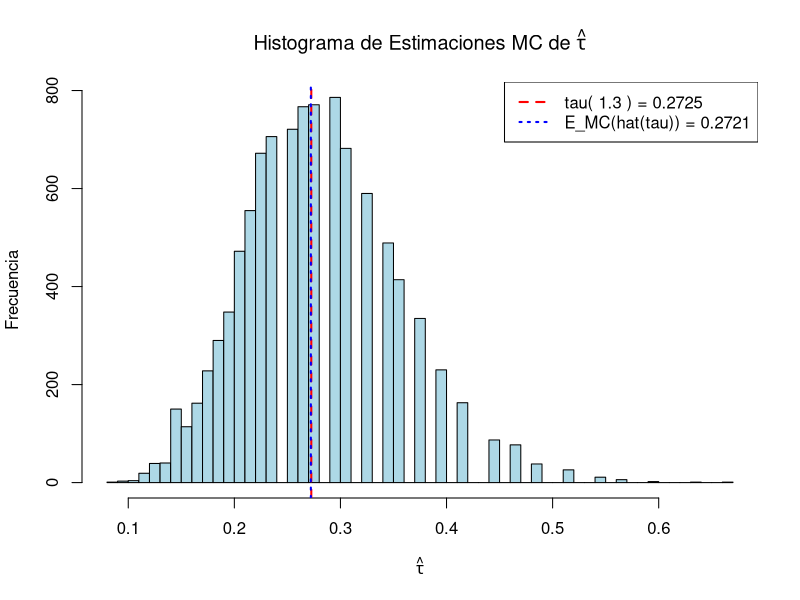
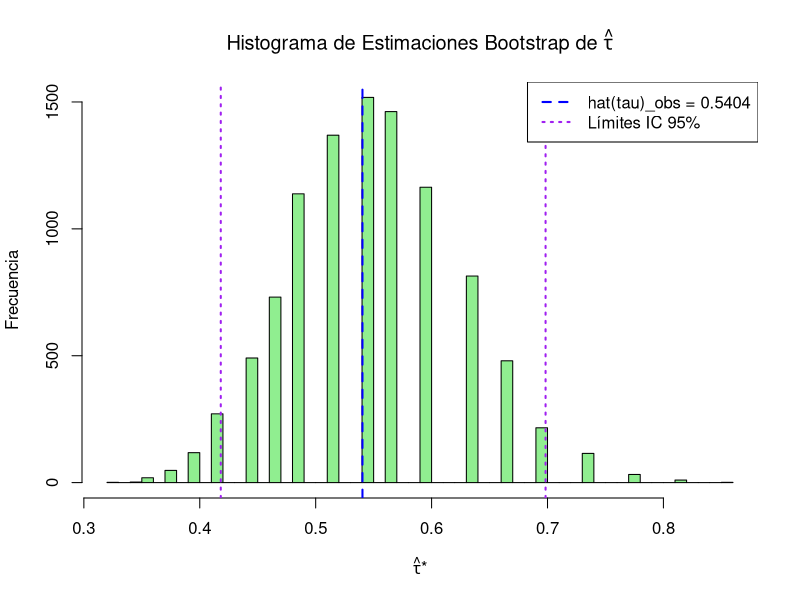

These charts were generated, in order, by the following R code: (Note: a time limit stopped this script after it produced the figures.)
# ==============================================================================
# Script para Análisis Bootstrap y Monte Carlo
# Autor: Gemini AI
# Fecha: 21 de mayo de 2025
#
# Descripción:
# Este script implementa los análisis solicitados en las imágenes adjuntas:
# a) Simulación Monte Carlo para estimar E(tau_hat) y V(tau_hat) con theta conocido.
# b) Bootstrap no paramétrico para una muestra observada para estimar tau,
#    V(tau_hat) y un intervalo de confianza.
# c) Estudio de simulación para evaluar la cobertura del intervalo de confianza
#    bootstrap.
# ==============================================================================

# Fijar la semilla para reproducibilidad
set.seed(1234)

# --- Funciones Auxiliares ---

# Estimador para tau(theta) = P(X=0) usando la UMVUE proporcionada
# tau_hat = ((n-1)/n)^(sum(Xi))
# Argumentos:
#   datos_muestra: un vector numérico de observaciones (Xi).
# Retorna:
#   La estimación de tau.
calcular_tau_hat <- function(datos_muestra) {
  n_val <- length(datos_muestra)
  if (n_val == 0) {
    warning("La muestra está vacía.")
    return(NA)
  }
  if (n_val == 1) { # Caso especial n=1
    if (datos_muestra[1] == 0) return(1) else return(0)
  }
  suma_xi <- sum(datos_muestra)
  return(((n_val - 1) / n_val)^suma_xi)
}

# ==============================================================================
# PARTE A: Simulación Monte Carlo (Distribución Conocida)
# ==============================================================================
# Objetivo:
#   Aproximar E(tau_hat) y V(tau_hat) mediante el método Monte Carlo (MC)
#   cuando theta es conocido.
#
# Parámetros para la simulación MC:
#   theta_verdadero_a: Parámetro lambda de la distribución Poisson.
#   n_a: Tamaño de cada muestra generada.
#   B_mc_a: Número de réplicas Monte Carlo.
# ------------------------------------------------------------------------------

cat("Iniciando Parte a: Simulación Monte Carlo...\n")

# Parámetros
theta_verdadero_a <- 1.3
n_a <- 20
B_mc_a <- 10000

# Almacenar las estimaciones de tau_hat
tau_hat_mc_valores <- numeric(B_mc_a)

# Bucle de simulación Monte Carlo
for (b in 1:B_mc_a) {
  # Generar muestra de la distribución Poisson(theta_verdadero_a)
  muestra_mc <- rpois(n = n_a, lambda = theta_verdadero_a)
  # Calcular tau_hat para la muestra generada
  tau_hat_mc_valores[b] <- calcular_tau_hat(muestra_mc)
}

# Calcular aproximaciones de E(tau_hat) y V(tau_hat)
E_tau_hat_mc <- mean(tau_hat_mc_valores)
V_tau_hat_mc <- var(tau_hat_mc_valores)

# Valor verdadero de tau(theta)
tau_verdadero_a <- exp(-theta_verdadero_a)

# Imprimir resultados de la Parte a
cat("--- Resultados Parte a ---\n")
cat("Valor verdadero de tau(theta) para theta =", theta_verdadero_a, ":", tau_verdadero_a, "\n")
cat("Aproximación Monte Carlo de E(tau_hat):", E_tau_hat_mc, "\n")
cat("Aproximación Monte Carlo de V(tau_hat):", V_tau_hat_mc, "\n")

# Generar y guardar histograma de las estimaciones de tau_hat
pdf("histograma_mc_tau_parte_a.pdf")
hist(tau_hat_mc_valores,
     main = expression(paste("Histograma de Estimaciones MC de ", hat(tau))),
     xlab = expression(hat(tau)),
     ylab = "Frecuencia",
     breaks = 50,
     col = "lightblue",
     border = "black")
abline(v = tau_verdadero_a, col = "red", lwd = 2, lty = 2)
abline(v = E_tau_hat_mc, col = "blue", lwd = 2, lty = 3)
legend("topright",
       legend = c(paste("tau(", theta_verdadero_a, ") =", round(tau_verdadero_a, 4)),
                  paste("E_MC(hat(tau)) =", round(E_tau_hat_mc, 4))),
       col = c("red", "blue"),
       lwd = 2, lty = c(2, 3))
dev.off()
cat("Histograma de la Parte a guardado como 'histograma_mc_tau_parte_a.pdf'\n")
cat("--- Fin Parte a ---\n\n")

# ==============================================================================
# PARTE B: Bootstrap No Paramétrico (Muestra Observada)
# ==============================================================================
# Objetivo:
#   Estimar P(X=0) (tau), su varianza, y un intervalo de confianza utilizando
#   el método bootstrap no paramétrico a partir de una muestra observada.
#
# Datos y Parámetros:
#   muestra_obs_b: La muestra de datos observada.
#   B_boot_b: Número de réplicas bootstrap.
#   alpha_b: Nivel de significancia para el intervalo de confianza (1 - confianza).
# ------------------------------------------------------------------------------

cat("Iniciando Parte b: Bootstrap No Paramétrico...\n")

# Muestra observada
muestra_obs_b <- c(1, 2, 0, 0, 1, 1, 0, 1, 0, 0, 1, 1, 0, 1, 1, 0, 0, 1, 1, 0)
n_b <- length(muestra_obs_b)
B_boot_b <- 10000
alpha_b <- 0.05 # Para un IC del 95%

# Calcular tau_hat para la muestra observada original
tau_hat_obs_b <- calcular_tau_hat(muestra_obs_b)

# Almacenar las estimaciones bootstrap de tau_hat
tau_hat_boot_valores_b <- numeric(B_boot_b)

# Bucle de bootstrap no paramétrico
for (b_iter in 1:B_boot_b) {
  # Generar muestra bootstrap (muestreo con reemplazo de la muestra observada)
  muestra_boot_b <- sample(muestra_obs_b, size = n_b, replace = TRUE)
  # Calcular tau_hat para la muestra bootstrap
  tau_hat_boot_valores_b[b_iter] <- calcular_tau_hat(muestra_boot_b)
}

# Estimar la varianza de tau_hat usando bootstrap
V_tau_hat_boot_b <- var(tau_hat_boot_valores_b)

# Calcular el intervalo de confianza bootstrap (método de los percentiles)
CI_tau_boot_b <- quantile(tau_hat_boot_valores_b, probs = c(alpha_b / 2, 1 - alpha_b / 2))

# Imprimir resultados de la Parte b
cat("--- Resultados Parte b ---\n")
cat("Estimación de tau (P(X=0)) para la muestra observada (tau_hat_obs):", tau_hat_obs_b, "\n")
cat("Estimación Bootstrap de V(tau_hat):", V_tau_hat_boot_b, "\n")
cat(paste0((1 - alpha_b) * 100, "% Intervalo de Confianza Bootstrap para tau (percentiles): ["),
    CI_tau_boot_b[1], ", ", CI_tau_boot_b[2], "]\n")

# Generar y guardar histograma de las estimaciones bootstrap de tau_hat
pdf("histograma_bootstrap_tau_parte_b.pdf")
hist(tau_hat_boot_valores_b,
     main = expression(paste("Histograma de Estimaciones Bootstrap de ", hat(tau))),
     xlab = expression(paste(hat(tau),"*")),
     ylab = "Frecuencia",
     breaks = 50,
     col = "lightgreen",
     border = "black")
abline(v = tau_hat_obs_b, col = "blue", lwd = 2, lty = 2)
abline(v = CI_tau_boot_b[1], col = "purple", lwd = 2, lty = 3)
abline(v = CI_tau_boot_b[2], col = "purple", lwd = 2, lty = 3)
legend("topright",
       legend = c(paste("hat(tau)_obs =", round(tau_hat_obs_b, 4)), "Límites IC 95%"),
       col = c("blue", "purple"),
       lwd = 2, lty = c(2, 3))
dev.off()
cat("Histograma de la Parte b guardado como 'histograma_bootstrap_tau_parte_b.pdf'\n")

# Comentario sobre los resultados si la muestra proviniera de Poisson(theta=1.3)
# (valor verdadero de tau(1.3) = exp(-1.3) ~ 0.2725)
tau_verdadero_comparacion <- exp(-1.3)
cat("Comparación con tau(1.3) =", tau_verdadero_comparacion, ":\n")
cat("  La estimación observada tau_hat_obs =", tau_hat_obs_b, "\n")
cat("  El IC Bootstrap [", CI_tau_boot_b[1], ", ", CI_tau_boot_b[2], "] ",
    ifelse(tau_verdadero_comparacion >= CI_tau_boot_b[1] && tau_verdadero_comparacion <= CI_tau_boot_b[2],
           "contiene", "no contiene"), " el valor tau(1.3).\n")
cat("--- Fin Parte b ---\n\n")


# ==============================================================================
# PARTE C: Estudio de Simulación para Cobertura del IC Bootstrap
# ==============================================================================
# Objetivo:
#   Evaluar el desempeño del intervalo de confianza bootstrap no paramétrico
#   mediante un estudio de simulación para verificar su probabilidad de cobertura.
#
# Parámetros:
#   M_c: Número de repeticiones del procedimiento completo (simulaciones).
#   theta_verdadero_c: Parámetro lambda de la Poisson para generar datos.
#   n_c: Tamaño de cada muestra generada en las simulaciones.
#   B_boot_c: Número de réplicas bootstrap para cada IC.
#   alpha_c: Nivel de significancia para los ICs.
# ------------------------------------------------------------------------------

cat("Iniciando Parte c: Estudio de Simulación para Cobertura del IC...\n")
cat("ADVERTENCIA: Esta parte puede tardar varios minutos en completarse.\n")

# Parámetros
M_c <- 1000 # Número de simulaciones
theta_verdadero_c <- 1.3
n_c <- 20
B_boot_c <- 10000 # Número de réplicas bootstrap por simulación
alpha_c <- 0.05 # Para IC del 95%

# Valor verdadero de tau para la simulación
tau_verdadero_c <- exp(-theta_verdadero_c)

# Vector para almacenar los indicadores de cobertura (Z_i)
indicadores_cobertura_Z <- logical(M_c) # TRUE si cubre, FALSE si no

# Bucle principal de simulación (M repeticiones)
for (m_iter in 1:M_c) {
  if (m_iter %% (M_c/10) == 0) { # Imprimir progreso
    cat("  Simulación ", m_iter, " de ", M_c, "...\n")
  }
  
  # i. Generar n_c números aleatorios de Poisson(theta_verdadero_c)
  muestra_sim_c <- rpois(n = n_c, lambda = theta_verdadero_c)
  
  # Almacenar las estimaciones bootstrap para esta simulación
  tau_hat_boot_valores_c_actual <- numeric(B_boot_c)
  
  # ii. Bucle interno de bootstrap no paramétrico
  for (b_iter_c in 1:B_boot_c) {
    muestra_boot_c_actual <- sample(muestra_sim_c, size = n_c, replace = TRUE)
    tau_hat_boot_valores_c_actual[b_iter_c] <- calcular_tau_hat(muestra_boot_c_actual)
  }
  
  # Calcular el IC del (1-alpha_c)*100% (método de percentiles)
  CI_c_actual <- quantile(tau_hat_boot_valores_c_actual,
                          probs = c(alpha_c / 2, 1 - alpha_c / 2),
                          na.rm = TRUE) # na.rm por si alguna muestra bootstrap da problemas (poco probable aquí)
  
  # iii. Definir la variable Z
  if (!any(is.na(CI_c_actual))) { # Asegurarse que el IC se calculó correctamente
    indicadores_cobertura_Z[m_iter] <- (tau_verdadero_c >= CI_c_actual[1] && tau_verdadero_c <= CI_c_actual[2])
  } else {
    indicadores_cobertura_Z[m_iter] <- FALSE # Considerar no cobertura si el IC es NA
  }
}

# Calcular la probabilidad de cobertura empírica
cobertura_observada_c <- mean(indicadores_cobertura_Z)
nivel_confianza_nominal_c <- 1 - alpha_c

# Imprimir resultados de la Parte c
cat("--- Resultados Parte c ---\n")
cat("Valor verdadero de tau(theta) para theta =", theta_verdadero_c, ":", tau_verdadero_c, "\n")
cat("Nivel de confianza nominal:", nivel_confianza_nominal_c, "\n")
cat("Probabilidad de cobertura observada (de", M_c, "simulaciones):", cobertura_observada_c, "\n")

# Prueba de hipótesis para la cobertura (H0: p_cobertura = nivel_nominal)
# (Opcional, pero útil para el reporte)
num_coberturas <- sum(indicadores_cobertura_Z)
prueba_binomial_cobertura <- binom.test(x = num_coberturas,
                                        n = M_c,
                                        p = nivel_confianza_nominal_c)

cat("Prueba binomial para la cobertura (H0: cobertura =", nivel_confianza_nominal_c, "):\n")
cat("  Número de intervalos que cubrieron el valor verdadero:", num_coberturas, "de", M_c, "\n")
cat("  p-valor:", prueba_binomial_cobertura$p.value, "\n")

if (prueba_binomial_cobertura$p.value < alpha_c) {
  cat("  Conclusión: Se rechaza H0. La cobertura observada difiere significativamente de la nominal (alpha = ", alpha_c, ").\n")
} else {
  cat("  Conclusión: No se rechaza H0. La cobertura observada no difiere significativamente de la nominal (alpha = ", alpha_c, ").\n")
}

cat("--- Fin Parte c ---\n")
cat("Análisis completado.\n")

# Los resultados numéricos y las rutas a los archivos PDF generados
# deben ser copiados manualmente al archivo LaTeX del reporte.
# Valores clave para el reporte:
# Parte a: tau_verdadero_a, E_tau_hat_mc, V_tau_hat_mc
# Parte b: tau_hat_obs_b, V_tau_hat_boot_b, CI_tau_boot_b[1], CI_tau_boot_b[2]
# Parte c: cobertura_observada_c, prueba_binomial_cobertura$p.value
